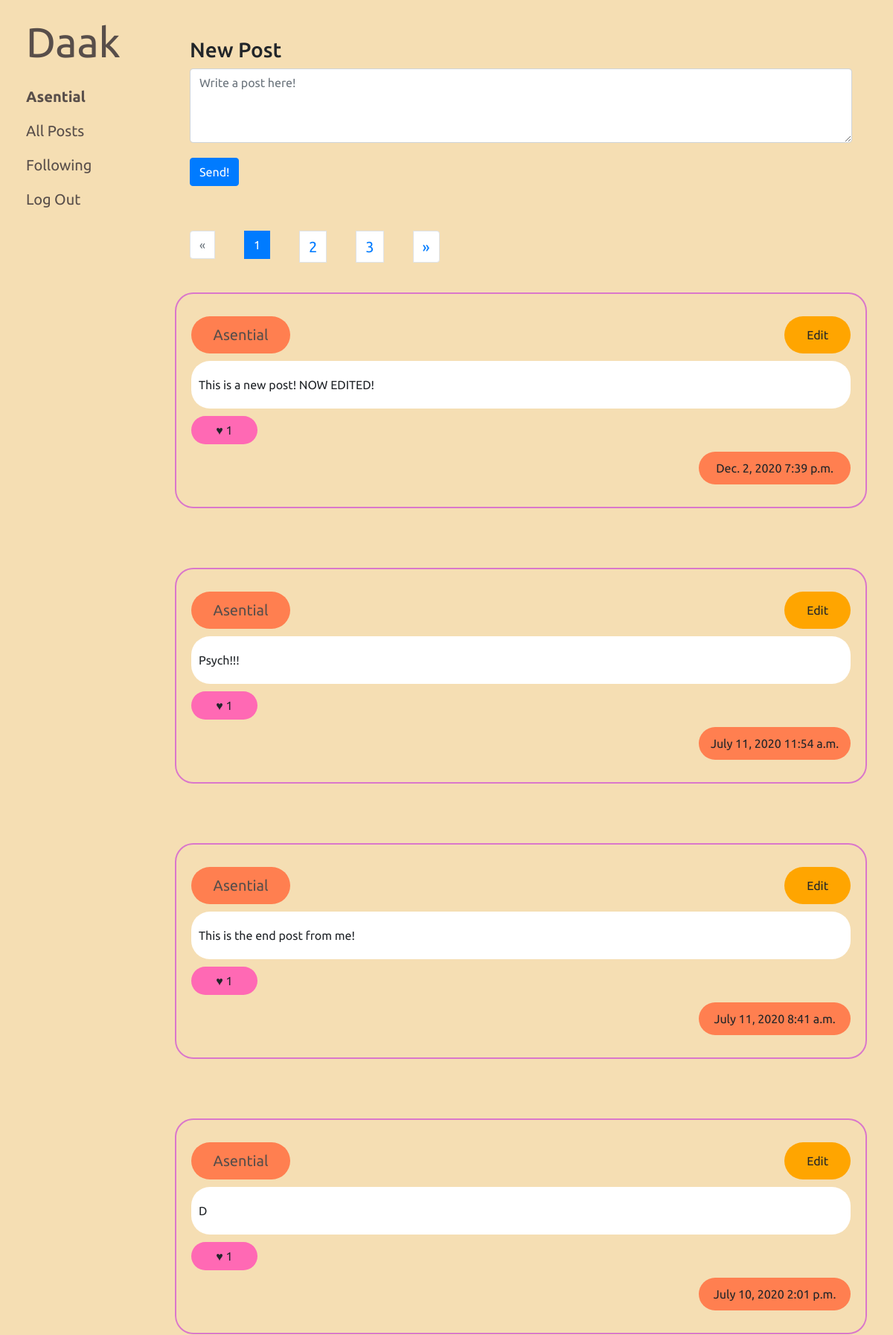
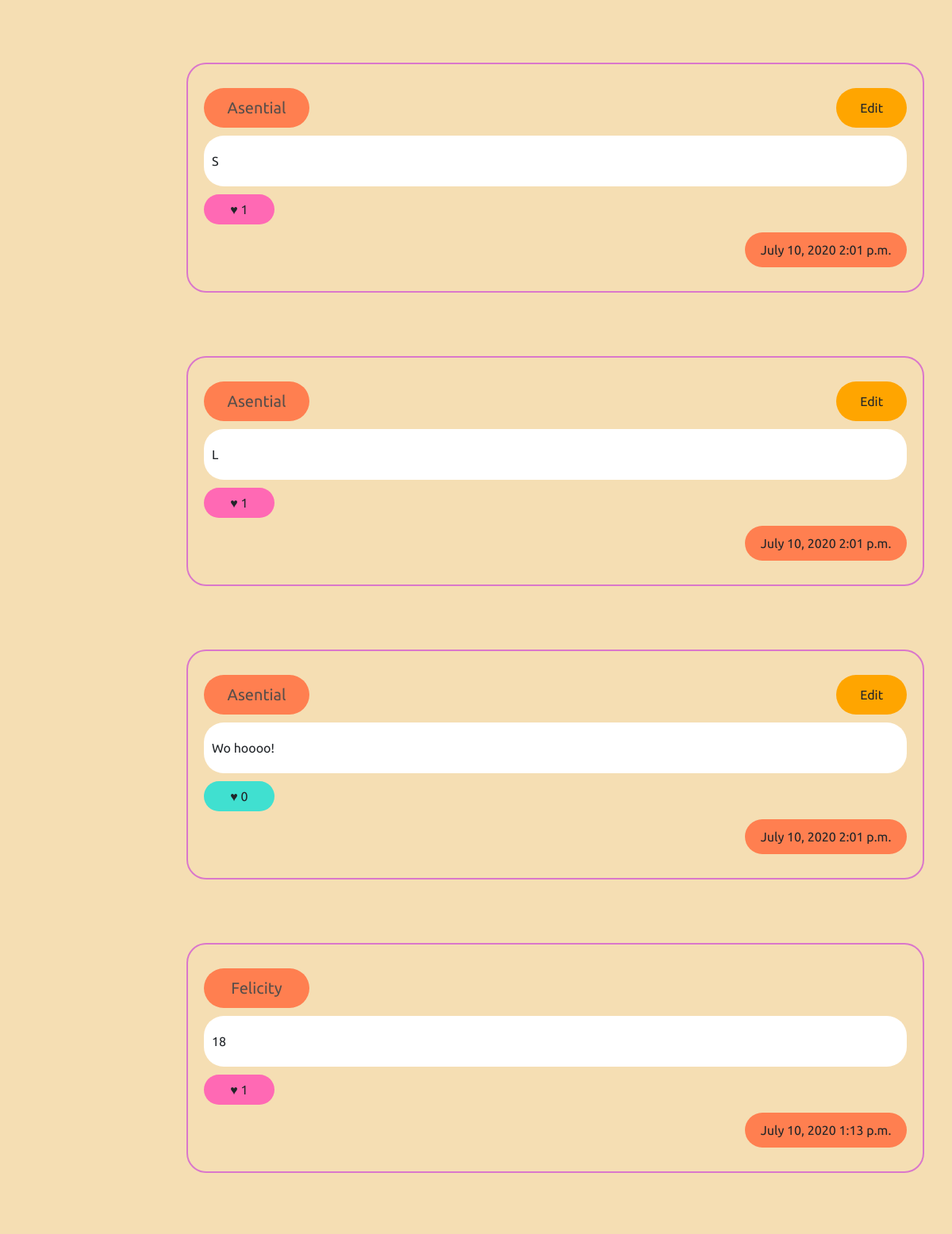
Page / (signed in, upper part) on the committed database (2 pictures, top to bottom).
### network/models.py (models this page shows, shortened)
class User(AbstractUser):
    pass

class Post(models.Model):
    user = models.ForeignKey(User, on_delete=models.CASCADE)
    content = models.TextField(max_length=400)
    likes = models.IntegerField(default=0)
    date = models.DateField(auto_now=False, auto_now_add=True)
    time = models.TimeField(auto_now=False, auto_now_add=True)

### network/views.py (the view)
# urls.py: path("", views.index, name="index"),
def index(request):
    post_list = Post.objects.all().order_by('-id')
    page = request.GET.get('page', 1)
    paginator = Paginator(post_list, 10)
    try:
        posts = paginator.page(page)
    except PageNotAnInteger:
        posts = paginator.page(1)
    except EmptyPage:
        posts = paginator.page(paginator.num_pages)
    if request.user.is_authenticated:
        liked = Liked.objects.get(name=request.user)
        likedlist = liked.post.all().order_by('-id')
        return render(request, "network/index.html", {
            "posts": posts,
            "liked": likedlist
        })
    return render(request, "network/index.html", {
        "posts": posts,
    })

### network/templates/network/index.html (shortened to what this page needs)
{% extends "network/layout.html" %}
{% block body %}
{% if user.is_authenticated %}
    <div id="newpost">
        <form action="{% url 'post' %}" method="POST" class="form-group" style="margin-bottom: 0">
            <h3>New Post</h3>
            <textarea class="form-control" name="content" style="height: 100px;" placeholder="Write a post here!"></textarea>
            <button type="submit" class="btn btn-primary" style="margin-top: 20px;">Send!</button>
        </form>
    </div>
{% endif %}
{% if posts.has_other_pages %}
<nav aria-label="Page navigation example" style="margin: 20px 0px; padding: 20px 0;">
    <ul class="pagination">
        {% if posts.has_previous %}
            <li class="page-item"><a class="page-link" href="?page={{ posts.previous_page_number }}">&laquo;</a></li>
        {% else %}
            <li class="disabled page-item"><span class="page-link">&laquo;</span></li>
        {% endif %}
        {% for i in posts.paginator.page_range %}
            {% if posts.number == i %}
                <li class="active page-item"><span class="page-link">{{ i }} <span class="sr-only">(current)</span></span></li>
            {% else %}
                <li class="page-item"><a class="page-link" href="?page={{ i }}">{{ i }}</a></li>
            {% endif %}
        {% endfor %}
        {% if posts.has_next %}
            <li class="page-item"><a class="page-link" href="?page={{ posts.next_page_number }}">&raquo;</a></li>
        {% else %}
            <li class="disabled page-item"><span class="page-link">&raquo;</span></li>
        {% endif %}
    </ul>
    </nav>
{% endif %}
{% if user.is_authenticated %}
    {% for post in posts %}
    <div class="post">
        <f class="row">
            <div class="user col-3" style="max-width: 15%; flex: 0 0 15%;"><a href="{% url 'profile' post.user %}">{{post.user}}</a></div>
            <div class="col-6" style="max-width: 75%; flex: 0 0 75%;"></div>
            {% if post.user == request.user %}
                    <button class="edit btn col-3" style="max-width: 10%; flex: 0 0 10%" id="{{post.id}}" >Edit</button>
            {% endif %}
        </f>
        <div name={{post.id}} class="content">{{post.content}}</div>
        {% if post in liked %}
                <button class="btn like-btn dislike" num={{post.likes}} id="{{post.id}}">&hearts; {{post.likes}}</button>
        {% else %}
                <button class="btn like-btn like" num={{post.likes}} id="{{post.id}}">&hearts; {{post.likes}}</button>
        {% endif %}
        <f class="row">
            <div class="col-10" style="max-width: 77%; flex: 0 0 77%;"></div>
            <div class="timestamp col-2" style="max-width: 23%; flex: 0 0 23%;">{{post.date}} {{post.time}}</div>
        </f>
    </div>
    {% endfor %}
{% endif %}
{% endblock %}

### network/templates/network/layout.html (shortened to what this page needs)
{% load static %}
<!DOCTYPE html>
<html lang="en">
    <head>
        <link rel="stylesheet" href="https://stackpath.bootstrapcdn.com/bootstrap/4.4.1/css/bootstrap.min.css">
        <link href="{% static 'network/styles.css' %}" rel="stylesheet">
        <link href="{% static 'network/underline.css' %}" rel="stylesheet">
    </head>
    <body>
        <div class="row">
            <div class="col-2" >
            <nav class=" nav flex-column" >
              <ul class="navbar-nav mr-auto flex-column">
                <li class="nav-item">
                    <a id="brand" class="navbar-brand" style="font-size: 3.5em;" href="{% url 'index' %}">Daak</a>
                  </li>
                {% if user.is_authenticated %}
                    <li class="nav-item">
                        <a class="nav-link" href="{% url 'profile' user %}"><strong>{{ user.username }}</strong></a>
                    </li>
                {% endif %}
                <li class="nav-item">
                  <a class="nav-link" href="{% url 'index' %}">All Posts</a>
                </li>
                {% if user.is_authenticated %}
                    <li class="nav-item">
                        <a class="nav-link" href="{% url 'following' %}">Following</a>
                    </li>
                    <li class="nav-item">
                        <a class="nav-link" href="{% url 'logout' %}">Log Out</a>
                    </li>
                {% endif %}
              </ul>
            </nav>
        </div>
        <div class="body col-10">
            {% block body %}
            {% endblock %}
        </div>
        </div>
    </body>
</html>

### network/static/network/styles.css (style rules this page uses)
body { background-color: wheat; }
.post > div, .post > f > div { border-radius: 25px; }
#newpost { margin: 20px 20px; padding: 20px 20px; border-radius: 25px; }
.post { border: solid 2px #da77cb; border-radius: 25px; margin: 20px 20px; padding: 20px 20px; margin-bottom: 80px; display: flex; flex-direction: column; }
.like-btn { margin-top: 10px; border-radius: 25px; background-color: turquoise; width: 10%; }
.user { background-color: coral; width: fit-content; display: inline-block; text-align: center; }
.content { padding: 20px 10px; background-color: white; }
.timestamp { background-color: coral; text-align: center; width: 25%; }
.dislike { background-color: hotpink; }
.pagination { padding-left: 20px; }
.edit { padding: 10px 10px; border-radius: 25px; background-color: orange; }
.row { margin: 10px 0; }
.user, .likes, .timestamp { padding: 10px 10px; }

### network/static/network/underline.css (style rules this page uses)
body { font-family: 'Ubuntu', sans-serif; }
ul { list-style-type: none; margin: 0; text-align: left; }
ul li { display: inline-block; margin: 0 20px; }
a { font-size: 20px; color: #584e4a; position: relative; text-decoration: none; padding-bottom: 8px; }
#brand { font-size: 20px; color: #584e4a; position: relative; text-decoration: none; padding-bottom: 8px; transition: ease 0.2s; }
#brand:before, #brand:after { opacity: 0; content: ''; position: absolute; bottom: 16px; left: 0; right: 0; height: 2px; background-color: #f37272; }
a:before, a:after { content: ''; position: absolute; bottom: 8px; left: 0; right: 0; height: 2px; background-color: #ea93a6; }
a:before { opacity: 0; transform: translateY(- 8px); transition: transform 0s cubic-bezier(0.175, 0.885, 0.32, 1.275), opacity 0s; }
a:after { opacity: 0; transform: translateY(4px); transition: transform 0.2s cubic-bezier(0.175, 0.885, 0.32, 1.275), opacity 0.2s; }

### rows in the picture
User: username "Asential"
Post: user "Asential", content "This is a new post! NOW EDITED!", likes "1", date "Dec. 2, 2020", time "7:39 p.m."
Post: user "Asential", content "Psych!!!", likes "1", date "July 11, 2020", time "11:54 a.m."
Post: user "Asential", content "This is the end post from me!", likes "1", date "July 11, 2020", time "8:41 a.m."
Post: user "Asential", content "D", likes "1", date "July 10, 2020", time "2:01 p.m."
Post: user "Asential", content "S", likes "1", date "July 10, 2020", time "2:01 p.m."
Post: user "Asential", content "L", likes "1", date "July 10, 2020", time "2:01 p.m."
Post: user "Asential", content "Wo hoooo!", likes "0", date "July 10, 2020", time "2:01 p.m."
Post: user "Felicity", content "18", likes "1", date "July 10, 2020", time "1:13 p.m."

### other values in the picture
{{ i }} "1"
{{ i }} "2" "3"
